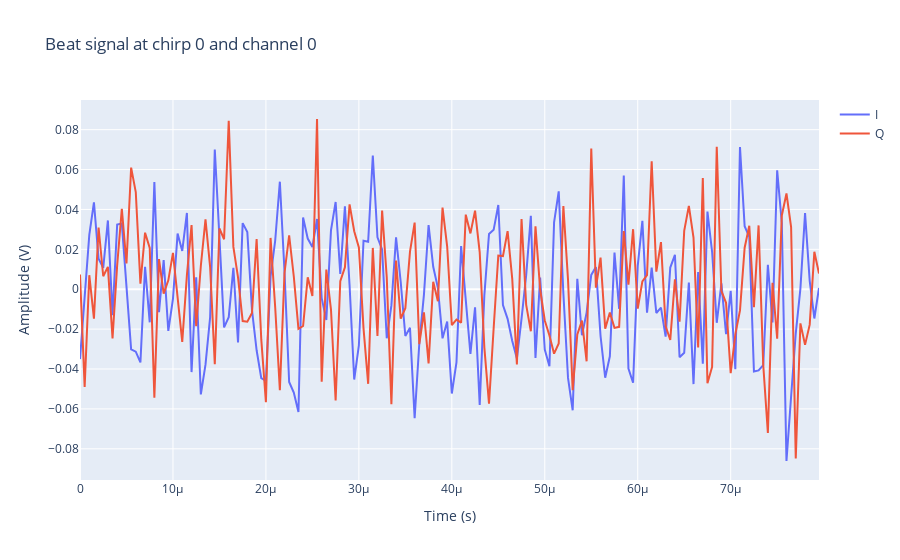

The cell this chart's notebook holds for it:
### Code cell
fig = go.Figure()

fig.add_trace(go.Scatter(
    x=timestamp[0, 0, :],
    y=np.real(baseband[0, 0, :]),
    name='I',
))
fig.add_trace(go.Scatter(
    x=timestamp[0, 0, :],
    y=np.imag(baseband[0, 0, :]),
    name='Q',
))

fig.update_layout(
    title='Beat signal at chirp 0 and channel 0',
    yaxis=dict(title='Amplitude (V)'),
    xaxis=dict(title='Time (s)'),
)

fig.show()

### Figure 1 — Plotly figure (JSON) as saved in the notebook; plotly's stock layout.template omitted (floating-point values rounded to 4 significant figures; data arrays with more than 128 entries replaced by an {"elided": "..."} marker saying what was removed)
{"data": [{"name": "I", "type": "scatter", "x": {"elided": "160 float values"}, "y": {"elided": "160 float values"}}, {"name": "Q", "type": "scatter", "x": {"elided": "160 float values"}, "y": {"elided": "160 float values"}}], "layout": {"title": {"text": "Beat signal at chirp 0 and channel 0"}, "xaxis": {"title": {"text": "Time (s)"}}, "yaxis": {"title": {"text": "Amplitude (V)"}}}}
